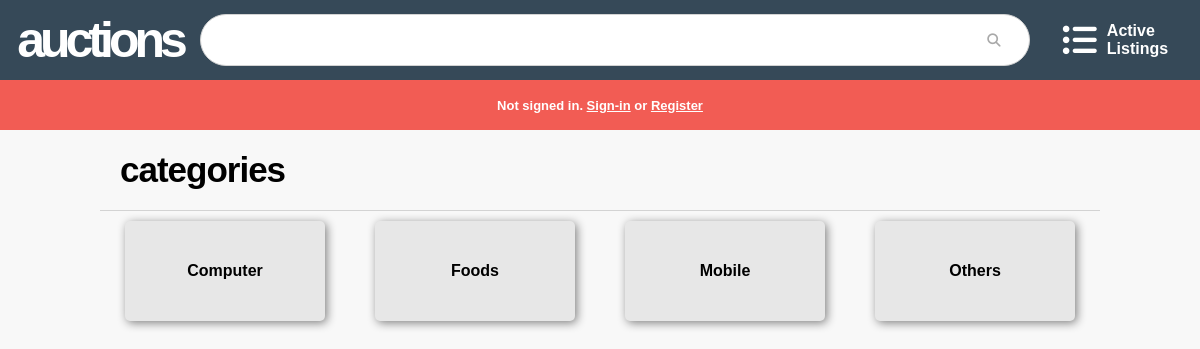
The page /categories on the database its author committed.
### auctions/models.py (models this page shows)
class Category(models.Model):
    category = models.CharField(max_length=32)
    def __str__(self):
        return f"{self.category}"

### auctions/views.py (the view)
# urls.py: path("categories", views.categories, name="categories"),
def categories(request):
    user = request.user
    categories = Category.objects.all().order_by('category')
    watchlist_len = get_watchlist_len(user)
    context = {
        "categories": categories,
        "watchlist_len": watchlist_len
    }
    return render(request, "auctions/categories.html", context)

### auctions/util.py (called while the page is built)
def get_watchlist_len(user):
    user_watchlists = Watchlist.objects.filter(user=user.id)
    watchlist_items = []
    for user_watchlist in user_watchlists:
        if not user_watchlist.item.removed:
            watchlist_items.append(user_watchlist)
    number_of_watchlist_items = len(watchlist_items)
    return number_of_watchlist_items

### auctions/templates/auctions/categories.html
{% extends "auctions/layout.html" %}
{% block body %}
    <div id="body-block-title">
        <p>categories</p>
    </div>
    <div id="categories-container">
        {% for category in categories %}
        <a href="{% url 'all_categories' category %}"  class="categories-item">
            <p>{{ category }}</p>
        </a>
        {% endfor %}
    </div>
{% endblock %}

### auctions/static/auctions/styles.css (style rules this page uses)
* { margin: 0; padding: 0; }
body { height: 100vh; width: 100vw; font-family: "Trebuchet MS", "Lucida Sans Unicode", "Lucida Grande", "Lucida Sans", Arial, sans-serif; background-color: #f8f8f8; display: grid; grid-template-rows: 130px 1fr; }
body main #body-container #body-block-title { height: 80px; width: 100%; max-width: 1000px; border-bottom: 1px solid lightgray; }
body main #body-container #body-block-title p { font-size: 35px; font-weight: bolder; padding: 20px; letter-spacing: -1px; }
body main #body-container #categories-container { height: auto; width: 1000px; font-family: Arial, Helvetica, sans-serif; display: flex; flex-wrap: wrap; justify-content: space-around; }
body main #body-container #categories-container .categories-item { height: 100px; width: 200px; margin: 10px; background-color: #e7e7e7; border-radius: 5px; box-shadow: 2px 2px 10px gray; text-decoration: none; color: black; display: flex; justify-content: center; align-items: center; }
body main #body-container #categories-container .categories-item p { font-weight: bolder; }

### rows shown on the page
Category: category "Computer"
Category: category "Foods"
Category: category "Mobile"
Category: category "Others"
